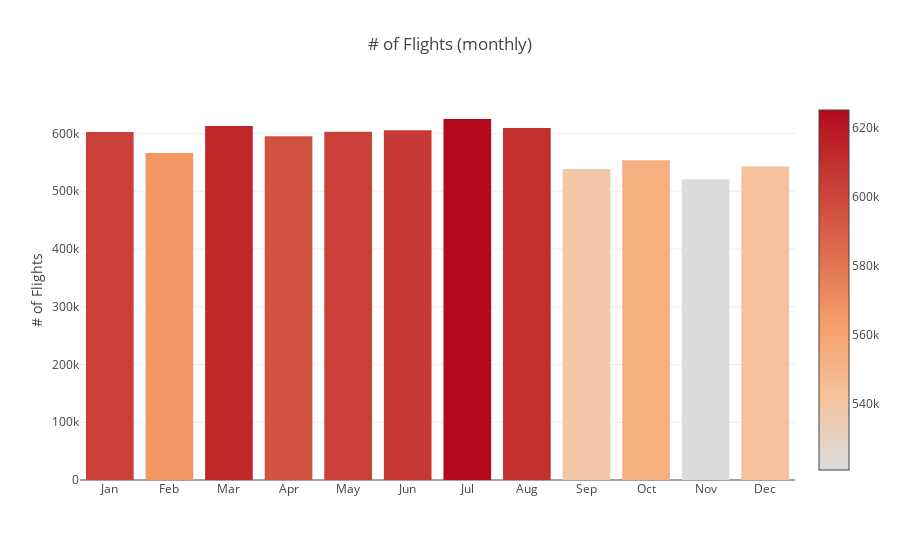

This figure's notebook cell:
### Markdown cell above
**By the chart above, the most booked airlines by people is Southwest Airlines. It is twice as much as the second most booked airlines, American Airlines.**

### Code cell
dff = df.Month.value_counts().to_frame().reset_index().sort_values(by='index')
dff.columns = ['month', 'flight_num']
month = {1: 'Jan', 2: 'Feb', 3: 'Mar', 4: 'Apr', 5: 'May',
         6: 'Jun', 7: 'Jul', 8: 'Aug', 9: 'Sep', 10: 'Oct', 11: 'Nov', 12: 'Dec'}
dff.month = dff.month.map(month)

trace = go.Bar(
    x=dff.month,
    y=dff.flight_num,
    marker=dict(
        color = dff.flight_num,
        colorscale='Reds',
        showscale=True)
)

data = [trace]
layout = go.Layout(
    title='# of Flights (monthly)', 
    yaxis = dict(title = '# of Flights'
                                                )
)

fig = go.Figure(data=data, layout=layout)
py.iplot(fig)

### Figure 1 — Plotly figure (JSON) as saved in the notebook; plotly's stock layout.template omitted (floating-point values rounded to 4 significant figures)
{"data": [{"marker": {"color": [602820, 566394, 612931, 595206, 603231, 605749, 625178, 609597, 538388, 553552, 520962, 542795], "colorscale": "Reds", "showscale": true}, "type": "bar", "uid": "ca5f86ed-909c-4011-895a-7997457b80c9", "x": ["Jan", "Feb", "Mar", "Apr", "May", "Jun", "Jul", "Aug", "Sep", "Oct", "Nov", "Dec"], "y": [602820, 566394, 612931, 595206, 603231, 605749, 625178, 609597, 538388, 553552, 520962, 542795]}], "layout": {"title": {"text": "# of Flights (monthly)"}, "yaxis": {"title": {"text": "# of Flights"}}}}
